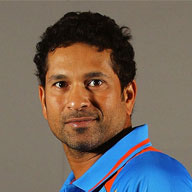
#> input picture OpenCv/faceDetection/sachin.jpg, 192 x 192 px
$ python script.py
#> lines starting #> are read from the running program, lines starting #| are printed output that depends on the picture
import numpy as np
import cv2

face_cascade = cv2.CascadeClassifier('haarcascade_frontalface_default.xml')
eye_cascade = cv2.CascadeClassifier('haarcascade_eye.xml')
img = cv2.imread('sachin.jpg')
#> img is the input picture: shape (192, 192, 3); mean B, G, R 95.6, 103.2, 114
gray = cv2.cvtColor(img, cv2.COLOR_BGR2GRAY)
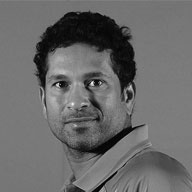
#> gray: shape (192, 192); min 0, max 243, mean 105.6
faces = face_cascade.detectMultiScale(gray, 1.3, 5)
#> faces = [[28, 43, 102, 102]]
for (x, y, w, h) in faces:
    img2 = cv2.rectangle(img, (x, y), (x + w, y + h), (255, 0, 0), 2)
    print(img2)
#> this loop made 1 pass
#> (printed output is left out)
#> pass 1, `img2 = cv2.rectangle(img, (x, y), (x + w, y + h), (255, 0, 0), 2)`:
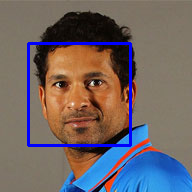
#> img2: shape (192, 192, 3); mean B, G, R 101.8, 100.7, 111.2
    # [5 lines of commented-out code are left out]

cv2.imshow('img', img)
cv2.waitKey(0)
cv2.destroyAllWindows()
